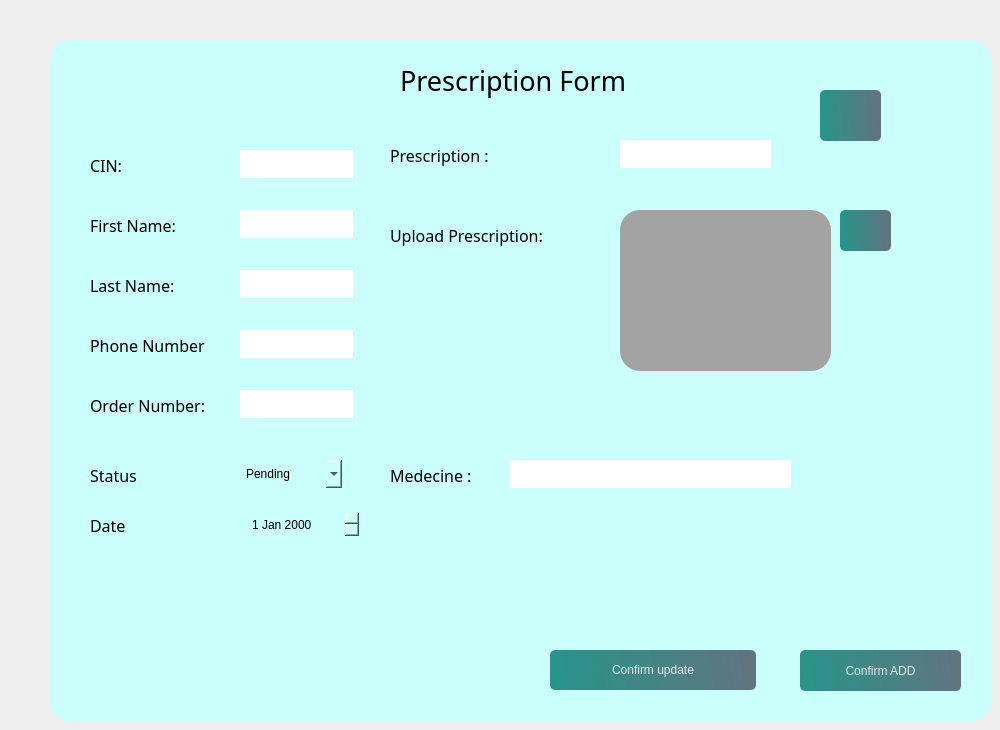
            <widget class="QWidget" name="a3">
             <widget class="QFrame" name="frame_5">
              <property name="geometry">
               <rect>
                <x>50</x>
                <y>40</y>
                <width>941</width>
                <height>681</height>
               </rect>
              </property>
              <property name="styleSheet">
               <string notr="true">

background-color: rgb(202, 255, 251);
border-radius:20px;</string>
              </property>
              <property name="frameShape">
               <enum>QFrame::StyledPanel</enum>
              </property>
              <property name="frameShadow">
               <enum>QFrame::Raised</enum>
              </property>
              <widget class="QPushButton" name="pushButton_22">
               <property name="geometry">
                <rect>
                 <x>770</x>
                 <y>50</y>
                 <width>61</width>
                 <height>51</height>
                </rect>
               </property>
               <property name="styleSheet">
                <string notr="true">
#pushButton_20{
color: rgb(0, 0, 0);
}
QPushButton, #pushButton_20{
	background-color: qlineargradient(spread:pad, x1:0, y1:0.505682, x2:1, y2:0.477, stop:0 rgba(11, 131, 120, 219), stop:1 rgba(85, 98, 112, 226));
	color:rgba(255, 255, 255, 210);
	border-radius:5px;
}

QPushButton#pushButton_20:hover{
	background-color: qlineargradient(spread:pad, x1:0, y1:0.505682, x2:1, y2:0.477, stop:0 rgba(150, 123, 111, 219), stop:1 rgba(85, 81, 84, 226));
}

QPushButton#pushButton_20:pressed{
	padding-left:5px;
	padding-top:5px;
	background-color:rgba(150, 123, 111, 255);
}
</string>
               </property>
               <property name="text">
                <string/>
               </property>
               <property name="icon">
                <iconset resource="resource.qrc">
                 <normaloff>:/img/img/trash-2.svg</normaloff>:/img/img/trash-2.svg</iconset>
               </property>
               <property name="checkable">
                <bool>true</bool>
               </property>
               <property name="autoExclusive">
                <bool>true</bool>
               </property>
              </widget>
              <widget class="QLabel" name="label_16">
               <property name="geometry">
                <rect>
                 <x>40</x>
                 <y>110</y>
                 <width>111</width>
                 <height>31</height>
                </rect>
               </property>
               <property name="font">
                <font>
                 <family>Bell MT</family>
                 <pointsize>12</pointsize>
                 <bold>false</bold>
                </font>
               </property>
               <property name="styleSheet">
                <string notr="true">color: rgb(0, 0, 0);
</string>
               </property>
               <property name="text">
                <string>CIN:</string>
               </property>
              </widget>
              <widget class="QLabel" name="label_17">
               <property name="geometry">
                <rect>
                 <x>40</x>
                 <y>170</y>
                 <width>111</width>
                 <height>31</height>
                </rect>
               </property>
               <property name="font">
                <font>
                 <family>Bell MT</family>
                 <pointsize>12</pointsize>
                 <bold>false</bold>
                </font>
               </property>
               <property name="styleSheet">
                <string notr="true">color: rgb(0, 0, 0);</string>
               </property>
               <property name="text">
                <string>First Name:</string>
               </property>
              </widget>
              <widget class="QLabel" name="label_18">
               <property name="geometry">
                <rect>
                 <x>40</x>
                 <y>230</y>
                 <width>111</width>
                 <height>31</height>
                </rect>
               </property>
               <property name="font">
                <font>
                 <family>Bell MT</family>
                 <pointsize>12</pointsize>
                 <bold>false</bold>
                </font>
               </property>
               <property name="styleSheet">
                <string notr="true">color: rgb(0, 0, 0);</string>
               </property>
               <property name="text">
                <string>Last Name:</string>
               </property>
              </widget>
              <widget class="QLabel" name="label_19">
               <property name="geometry">
                <rect>
                 <x>40</x>
                 <y>290</y>
                 <width>141</width>
                 <height>31</height>
                </rect>
               </property>
               <property name="font">
                <font>
                 <family>Bell MT</family>
                 <pointsize>12</pointsize>
                 <bold>false</bold>
                </font>
               </property>
               <property name="styleSheet">
                <string notr="true">color: rgb(0, 0, 0);</string>
               </property>
               <property name="text">
                <string>Phone Number</string>
               </property>
              </widget>
              <widget class="QLabel" name="label_20">
               <property name="geometry">
                <rect>
                 <x>40</x>
                 <y>420</y>
                 <width>131</width>
                 <height>31</height>
                </rect>
               </property>
               <property name="font">
                <font>
                 <family>Bell MT</family>
                 <pointsize>12</pointsize>
                 <bold>false</bold>
                </font>
               </property>
               <property name="styleSheet">
                <string notr="true">color: rgb(0, 0, 0);</string>
               </property>
               <property name="text">
                <string>Status </string>
               </property>
              </widget>
              <widget class="QLabel" name="label_21">
               <property name="geometry">
                <rect>
                 <x>340</x>
                 <y>420</y>
                 <width>111</width>
                 <height>31</height>
                </rect>
               </property>
               <property name="font">
                <font>
                 <family>Bell MT</family>
                 <pointsize>12</pointsize>
                 <bold>false</bold>
                </font>
               </property>
               <property name="styleSheet">
                <string notr="true">color: rgb(0, 0, 0);</string>
               </property>
               <property name="text">
                <string>Medecine :</string>
               </property>
              </widget>
              <widget class="QLabel" name="label_22">
               <property name="geometry">
                <rect>
                 <x>40</x>
                 <y>350</y>
                 <width>131</width>
                 <height>31</height>
                </rect>
               </property>
               <property name="font">
                <font>
                 <family>Bell MT</family>
                 <pointsize>12</pointsize>
                 <bold>false</bold>
                </font>
               </property>
               <property name="styleSheet">
                <string notr="true">color: rgb(0, 0, 0);</string>
               </property>
               <property name="text">
                <string>Order Number:</string>
               </property>
              </widget>
              <widget class="QLineEdit" name="lineEdit_7">
               <property name="geometry">
                <rect>
                 <x>190</x>
                 <y>350</y>
                 <width>113</width>
                 <height>28</height>
                </rect>
               </property>
               <property name="styleSheet">
                <string notr="true">background-color: rgb(255, 255, 255);
color: rgb(0, 0, 0);</string>
               </property>
              </widget>
              <widget class="QLineEdit" name="lineEdit_8">
               <property name="geometry">
                <rect>
                 <x>460</x>
                 <y>420</y>
                 <width>281</width>
                 <height>28</height>
                </rect>
               </property>
               <property name="styleSheet">
                <string notr="true">background-color: rgb(255, 255, 255);
color: rgb(0, 0, 0);</string>
               </property>
               <property name="text">
                <string/>
               </property>
              </widget>
              <widget class="QLineEdit" name="lineEdit_11">
               <property name="geometry">
                <rect>
                 <x>190</x>
                 <y>230</y>
                 <width>113</width>
                 <height>28</height>
                </rect>
               </property>
               <property name="styleSheet">
                <string notr="true">background-color: rgb(255, 255, 255);
color: rgb(0, 0, 0);</string>
               </property>
              </widget>
              <widget class="QLineEdit" name="lineEdit_12">
               <property name="geometry">
                <rect>
                 <x>190</x>
                 <y>170</y>
                 <width>113</width>
                 <height>28</height>
                </rect>
               </property>
               <property name="styleSheet">
                <string notr="true">background-color: rgb(255, 255, 255);
color: rgb(0, 0, 0);</string>
               </property>
              </widget>
              <widget class="QLineEdit" name="lineEdit_13">
               <property name="geometry">
                <rect>
                 <x>190</x>
                 <y>110</y>
                 <width>113</width>
                 <height>28</height>
                </rect>
               </property>
               <property name="styleSheet">
                <string notr="true">background-color: rgb(255, 255, 255);
color: rgb(0, 0, 0);</string>
               </property>
              </widget>
              <widget class="QLabel" name="label_23">
               <property name="geometry">
                <rect>
                 <x>340</x>
                 <y>100</y>
                 <width>161</width>
                 <height>31</height>
                </rect>
               </property>
               <property name="font">
                <font>
                 <family>Bell MT</family>
                 <pointsize>12</pointsize>
                 <bold>false</bold>
                </font>
               </property>
               <property name="styleSheet">
                <string notr="true">color: rgb(0, 0, 0);</string>
               </property>
               <property name="text">
                <string>Prescription :</string>
               </property>
              </widget>
              <widget class="QLineEdit" name="lineEdit_14">
               <property name="geometry">
                <rect>
                 <x>570</x>
                 <y>100</y>
                 <width>151</width>
                 <height>28</height>
                </rect>
               </property>
               <property name="styleSheet">
                <string notr="true">background-color: rgb(255, 255, 255);
color: rgb(0, 0, 0);</string>
               </property>
              </widget>
              <widget class="QLabel" name="label_25">
               <property name="geometry">
                <rect>
                 <x>340</x>
                 <y>180</y>
                 <width>201</width>
                 <height>31</height>
                </rect>
               </property>
               <property name="font">
                <font>
                 <family>Bell MT</family>
                 <pointsize>12</pointsize>
                 <bold>false</bold>
                </font>
               </property>
               <property name="styleSheet">
                <string notr="true">color: rgb(0, 0, 0);</string>
               </property>
               <property name="text">
                <string>Upload Prescription:</string>
               </property>
              </widget>
              <widget class="QFrame" name="frame_6">
               <property name="geometry">
                <rect>
                 <x>570</x>
                 <y>170</y>
                 <width>211</width>
                 <height>161</height>
                </rect>
               </property>
               <property name="styleSheet">
                <string notr="true">background-color: rgb(163, 163, 163);</string>
               </property>
               <property name="frameShape">
                <enum>QFrame::StyledPanel</enum>
               </property>
               <property name="frameShadow">
                <enum>QFrame::Raised</enum>
               </property>
              </widget>
              <widget class="QPushButton" name="aa">
               <property name="geometry">
                <rect>
                 <x>500</x>
                 <y>610</y>
                 <width>206</width>
                 <height>40</height>
                </rect>
               </property>
               <property name="maximumSize">
                <size>
                 <width>16777215</width>
                 <height>16777213</height>
                </size>
               </property>
               <property name="styleSheet">
                <string notr="true">
#pushButton_aa{
color: rgb(0, 0, 0);
}
QPushButton, #pushButton_aa{
	background-color: qlineargradient(spread:pad, x1:0, y1:0.505682, x2:1, y2:0.477, stop:0 rgba(11, 131, 120, 219), stop:1 rgba(85, 98, 112, 226));
	color:rgba(255, 255, 255, 210);
	border-radius:5px;
}

QPushButton#pushButton_aa:hover{
	background-color: qlineargradient(spread:pad, x1:0, y1:0.505682, x2:1, y2:0.477, stop:0 rgba(150, 123, 111, 219), stop:1 rgba(85, 81, 84, 226));
}

QPushButton#pushButton_aa:pressed{
	padding-left:5px;
	padding-top:5px;
	background-color:rgba(150, 123, 111, 255);
}
</string>
               </property>
               <property name="text">
                <string>Confirm update</string>
               </property>
               <property name="icon">
                <iconset resource="resource.qrc">
                 <normaloff>:/img/img/check-circle.svg</normaloff>:/img/img/check-circle.svg</iconset>
               </property>
              </widget>
              <widget class="QPushButton" name="p9_3">
               <property name="geometry">
                <rect>
                 <x>750</x>
                 <y>610</y>
                 <width>161</width>
                 <height>41</height>
                </rect>
               </property>
               <property name="maximumSize">
                <size>
                 <width>16777215</width>
                 <height>16777213</height>
                </size>
               </property>
               <property name="styleSheet">
                <string notr="true">
#pushButton_bb{
color: rgb(0, 0, 0);
}
QPushButton, #pushButton_bb{
	background-color: qlineargradient(spread:pad, x1:0, y1:0.505682, x2:1, y2:0.477, stop:0 rgba(11, 131, 120, 219), stop:1 rgba(85, 98, 112, 226));
	color:rgba(255, 255, 255, 210);
	border-radius:5px;
}

QPushButton#pushButton_bb:hover{
	background-color: qlineargradient(spread:pad, x1:0, y1:0.505682, x2:1, y2:0.477, stop:0 rgba(150, 123, 111, 219), stop:1 rgba(85, 81, 84, 226));
}

QPushButton#pushButton_bb:pressed{
	padding-left:5px;
	padding-top:5px;
	background-color:rgba(150, 123, 111, 255);
}
</string>
               </property>
               <property name="text">
                <string>Confirm ADD</string>
               </property>
               <property name="icon">
                <iconset resource="resource.qrc">
                 <normaloff>:/img/img/plus-circle.svg</normaloff>:/img/img/plus-circle.svg</iconset>
               </property>
              </widget>
              <widget class="QLabel" name="label_26">
               <property name="geometry">
                <rect>
                 <x>350</x>
                 <y>20</y>
                 <width>271</width>
                 <height>41</height>
                </rect>
               </property>
               <property name="font">
                <font>
                 <family>Bell MT</family>
                 <pointsize>20</pointsize>
                 <bold>false</bold>
                </font>
               </property>
               <property name="styleSheet">
                <string notr="true">color: rgb(0, 0, 0);</string>
               </property>
               <property name="text">
                <string>Prescription Form</string>
               </property>
              </widget>
              <widget class="QPushButton" name="pushButton_30">
               <property name="geometry">
                <rect>
                 <x>790</x>
                 <y>170</y>
                 <width>51</width>
                 <height>41</height>
                </rect>
               </property>
               <property name="styleSheet">
                <string notr="true">
#pushButton_20{
color: rgb(0, 0, 0);
}
QPushButton, #pushButton_20{
	background-color: qlineargradient(spread:pad, x1:0, y1:0.505682, x2:1, y2:0.477, stop:0 rgba(11, 131, 120, 219), stop:1 rgba(85, 98, 112, 226));
	color:rgba(255, 255, 255, 210);
	border-radius:5px;
}

QPushButton#pushButton_20:hover{
	background-color: qlineargradient(spread:pad, x1:0, y1:0.505682, x2:1, y2:0.477, stop:0 rgba(150, 123, 111, 219), stop:1 rgba(85, 81, 84, 226));
}

QPushButton#pushButton_20:pressed{
	padding-left:5px;
	padding-top:5px;
	background-color:rgba(150, 123, 111, 255);
}
</string>
               </property>
               <property name="text">
                <string/>
               </property>
               <property name="icon">
                <iconset resource="resource.qrc">
                 <normaloff>:/img/img/upload.svg</normaloff>:/img/img/upload.svg</iconset>
               </property>
               <property name="checkable">
                <bool>true</bool>
               </property>
               <property name="autoExclusive">
                <bool>true</bool>
               </property>
              </widget>
              <widget class="QLineEdit" name="lineEdit_15">
               <property name="geometry">
                <rect>
                 <x>190</x>
                 <y>290</y>
                 <width>113</width>
                 <height>28</height>
                </rect>
               </property>
               <property name="styleSheet">
                <string notr="true">background-color: rgb(255, 255, 255);
color: rgb(0, 0, 0);</string>
               </property>
              </widget>
              <widget class="QComboBox" name="comboBox_2">
               <property name="geometry">
                <rect>
                 <x>191</x>
                 <y>420</y>
                 <width>101</width>
                 <height>28</height>
                </rect>
               </property>
               <property name="styleSheet">
                <string notr="true">color: rgb(255, 255, 255);
color: rgb(0, 0, 0);</string>
               </property>
               <item>
                <property name="text">
                 <string>Pending</string>
                </property>
               </item>
               <item>
                <property name="text">
                 <string>Expired</string>
                </property>
               </item>
               <item>
                <property name="text">
                 <string>Filled</string>
                </property>
               </item>
              </widget>
              <widget class="QLabel" name="label_149">
               <property name="geometry">
                <rect>
                 <x>40</x>
                 <y>470</y>
                 <width>131</width>
                 <height>31</height>
                </rect>
               </property>
               <property name="font">
                <font>
                 <family>Bell MT</family>
                 <pointsize>12</pointsize>
                 <bold>false</bold>
                </font>
               </property>
               <property name="styleSheet">
                <string notr="true">color: rgb(0, 0, 0);</string>
               </property>
               <property name="text">
                <string>Date</string>
               </property>
              </widget>
              <widget class="QDateEdit" name="dateEdit_11">
               <property name="geometry">
                <rect>
                 <x>200</x>
                 <y>470</y>
                 <width>110</width>
                 <height>29</height>
                </rect>
               </property>
               <property name="styleSheet">
                <string notr="true">color: rgb(0, 0, 0);</string>
               </property>
              </widget>
             </widget>
            </widget>
